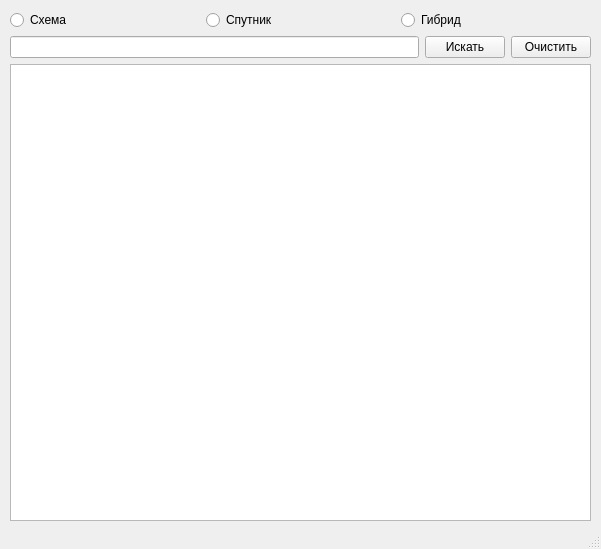
<?xml version="1.0" encoding="UTF-8"?>
<ui version="4.0">
 <class>MainWindow</class>
 <widget class="QMainWindow" name="MainWindow">
  <property name="geometry">
   <rect>
    <x>0</x>
    <y>0</y>
    <width>601</width>
    <height>549</height>
   </rect>
  </property>
  <property name="windowTitle">
   <string>MainWindow</string>
  </property>
  <widget class="QWidget" name="centralwidget">
   <widget class="QWidget" name="gridLayoutWidget">
    <property name="geometry">
     <rect>
      <x>10</x>
      <y>10</y>
      <width>581</width>
      <height>511</height>
     </rect>
    </property>
    <layout class="QGridLayout" name="gridLayout">
     <item row="0" column="2">
      <widget class="QRadioButton" name="hybrid_rb">
       <property name="text">
        <string>Гибрид</string>
       </property>
      </widget>
     </item>
     <item row="0" column="0">
      <widget class="QRadioButton" name="scheme_rb">
       <property name="text">
        <string>Схема</string>
       </property>
      </widget>
     </item>
     <item row="0" column="1">
      <widget class="QRadioButton" name="satellite_rb">
       <property name="text">
        <string>Спутник</string>
       </property>
      </widget>
     </item>
     <item row="1" column="0" colspan="3">
      <layout class="QHBoxLayout" name="horizontalLayout">
       <item>
        <widget class="QLineEdit" name="place_input"/>
       </item>
       <item>
        <widget class="QPushButton" name="find_b">
         <property name="text">
          <string>Искать</string>
         </property>
        </widget>
       </item>
       <item>
        <widget class="QPushButton" name="clear_b">
         <property name="text">
          <string>Очистить</string>
         </property>
        </widget>
       </item>
      </layout>
     </item>
     <item row="2" column="0" colspan="3">
      <widget class="QGraphicsView" name="display"/>
     </item>
    </layout>
   </widget>
  </widget>
  <widget class="QStatusBar" name="statusbar"/>
 </widget>
 <resources/>
 <connections/>
</ui>
